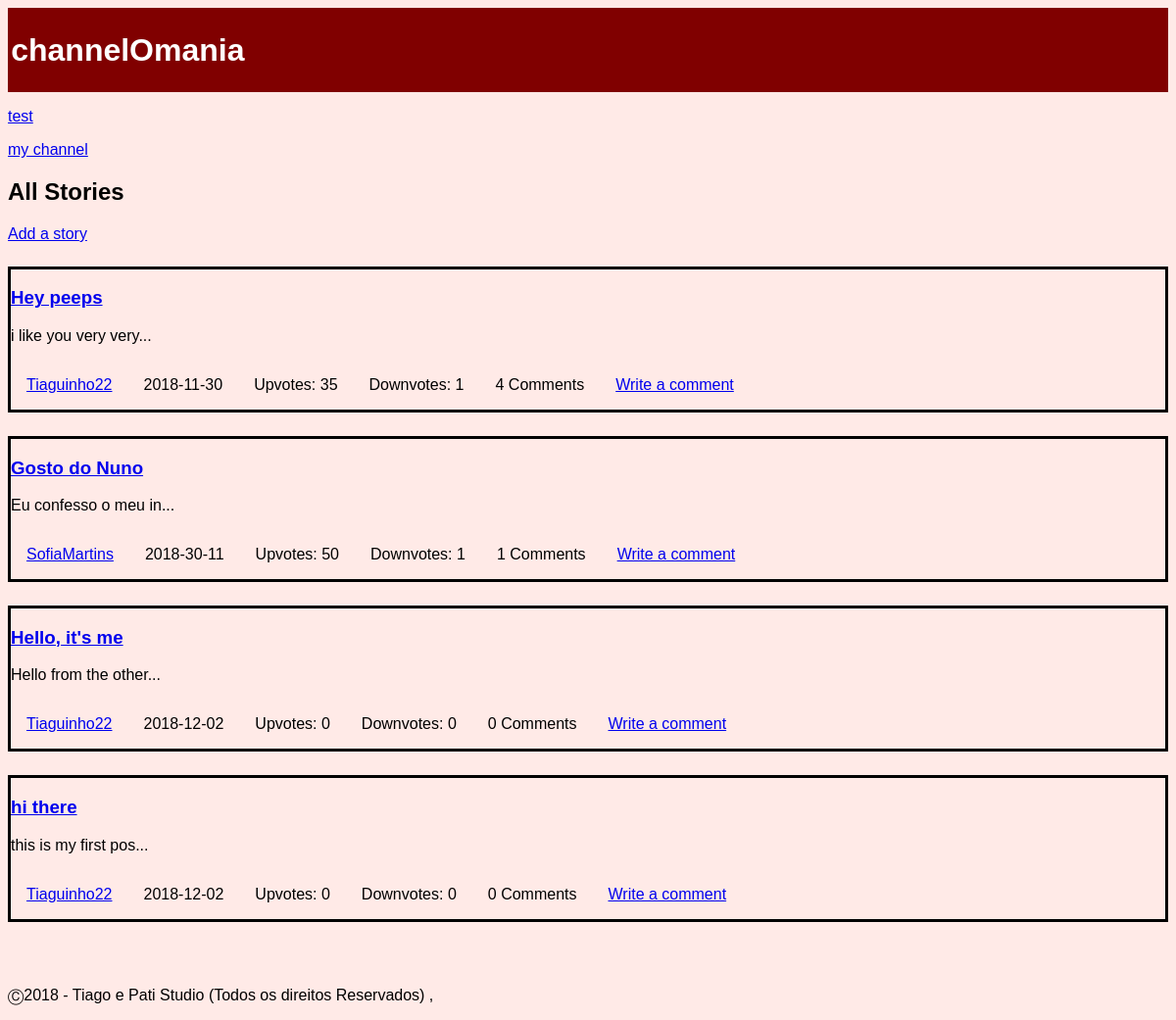
The page /pages/mainpage.php on the database as committed earlier.
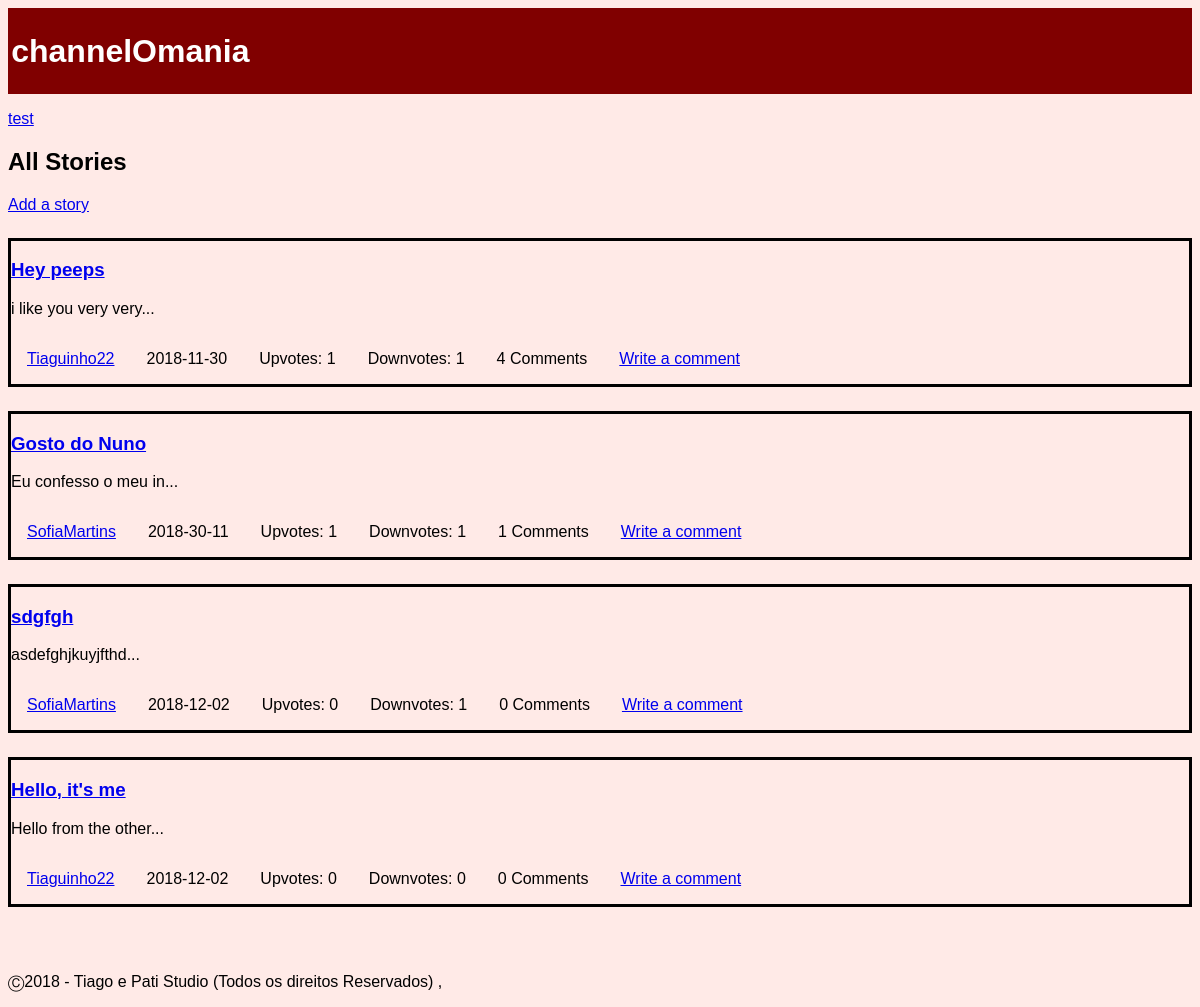
The same page on the database as committed later.
### tables this page shows
CREATE TABLE 'channel'
(
	'ID' INTEGER NOT NULL PRIMARY KEY,
	'name' TEXT NOT NULL,
	'coverImage' TEXT NULL,
	'author' INTEGER NOT NULL,
	CONSTRAINT 'FK_author' FOREIGN KEY ('author') REFERENCES 'user' ('ID') ON DELETE No Action ON UPDATE No Action
);

CREATE TABLE 'story'
(
	'storyID' INTEGER NOT NULL PRIMARY KEY,
	'title' TEXT NOT NULL,
	'content' TEXT NOT NULL,
	'upvotes' INTEGER NOT NULL DEFAULT 0,
	'downvotes' INTEGER NOT NULL DEFAULT 0,
	'author' INTEGER NOT NULL,
	'date' TEXT NOT NULL,
	'channel' INTEGER NOT NULL,
	CONSTRAINT 'FK_author' FOREIGN KEY ('author') REFERENCES 'user' ('ID') ON DELETE No Action ON UPDATE No Action,
	CONSTRAINT 'FK_story_channel' FOREIGN KEY ('channel') REFERENCES 'channel' ('ID') ON DELETE No Action ON UPDATE No Action
);

CREATE TABLE 'user'
(
	'ID' INTEGER NOT NULL PRIMARY KEY AUTOINCREMENT,
	'username' TEXT NOT NULL,
	'email' TEXT NOT NULL,
	'password' TEXT NOT NULL,
	'birth' TEXT ,
	'profilePic' TEXT,
	CONSTRAINT 'username' UNIQUE ('username')
);

### pages/mainpage.php (called while the page is built, shortened)
<?php
  include_once('../database/db_list.php');
  include_once('../templates/tpl_common.php');
  include_once('../templates/tpl_mainpage.php');
  draw_header($_SESSION['username']);
  $storyInfo = listStory();
  draw_mainpage($storyInfo);
  draw_footer();
?>

### database/db_list.php (called while the page is built, shortened)
<?php
function listStory() {
  $db = Database::instance()->db();
  $stmt = $db->prepare('SELECT *,(SELECT COUNT(*) FROM comment WHERE comment.story == storyID) AS n_comments FROM story INNER JOIN user ON user.ID == story.author');
  $stmt->execute();
  return $stmt->fetchAll();
}
function listChannel() {
  $db = Database::instance()->db();
  $stmt = $db->prepare('SELECT * FROM channel');
  $stmt->execute();
  return $stmt->fetchAll();
}
?>

### templates/tpl_mainpage.php (the view, shortened to what this page needs)
<?php function draw_mainpage($storyInfo) { ?>
  <?php $channels = listChannel(); ?>
  <?php foreach($channels as $channel) { ?>
    <p><a href = "../pages/channel.php?channelId=<?php echo($channel['ID']); ?>" ><?php echo($channel['name']); ?></a></p>
  <?php } ?>
  <h2>All Stories</h2>
  <p><a href = "../pages/new_story.php" >Add a story</a></p>
  <?php foreach($storyInfo as $story) { ?>
    <?php draw_story_list_item($story); ?>
  <?php } ?>
<?php } ?>
<?php function draw_story_list_item($story) { ?>
  <section id="story_preview">
    <h3><a href = "../pages/story.php?storyId=<?php echo($story['storyID']); ?>" ><?php echo($story['title']); ?></a></h3>
    <p><?php echo(substr($story['content'],0,20)); ?>...</p>
    <?php draw_story_info($story); ?>
  </section>
<?php } ?>
<?php function draw_story_info($story) { ?>
  <ul>
    <li><a href="../pages/profile.php?userId=<?php echo($story['author']); ?>"><?php echo($story['username']); ?></a></li>
    <li><?php echo($story['date']); ?></li>
    <li class="nUpVote" data-id="<?php echo($story['storyID']); ?>">Upvotes: <?php echo($story['upvotes']); ?></li>
    <li class="nDownVote" data-id="<?php echo($story['storyID']); ?>">Downvotes: <?php echo($story['downvotes']); ?></li>
    <li><?php echo($story['n_comments']); ?> Comments</li>
    <li><a href="../pages/new_comment.php?storyId=<?php echo($story['storyID']); ?>"> Write a comment</a></li>
  </ul>
<?php } ?>

### templates/tpl_common.php (shortened to what this page needs)
<?php function draw_header(){
?>
<!DOCTYPE html>
<html lang="en-US">
  <head>
    <link href="../css/style.css" rel="stylesheet">
  </head>
  <body>
    <header class="header">
      <h1><a href="mainpage.php">channelOmania</a></h1>
    </header>
<?php } ?>
<?php function draw_footer(){
  ?>
  <footer>
    <p>	&#9400;2018 - Tiago e Pati Studio (Todos os direitos Reservados) ,</p>
  </footer>
</body>
</html>
<?php }
 ?>

### css/style.css (style rules this page uses)
body { font-family: Helvetica; background-color: #FFEAE7; }
.header { background-color: #800000; padding: 0.2em; position: relative; }
header a { color: white; font-family: Helvetica; text-decoration: none; }
#story_preview, #comment { margin-top: 2%; border-style: solid; }
footer { clear: left; padding-top: 50px; }
ul { display: flex; flex-wrap: wrap; flex-direction: row; padding: 0; margin: 0; }
li { text-align: center; list-style-type: none; padding: 1em; }

Rows that differ between the two databases and show on the page:
removed channel: name "my channel"
removed story: title "hi there", content "this is my first pos", author.username "Tiaguinho22", date "2018-12-02", upvotes "0", downvotes "0", n_comments "0"
changed story "Hey peeps": upvotes "35" → "1"
changed story "Gosto do Nuno": upvotes "50" → "1"
added story: title "sdgfgh", content "asdefghjkuyjfthd", author.username "SofiaMartins", date "2018-12-02", upvotes "0", downvotes "1", n_comments "0"
